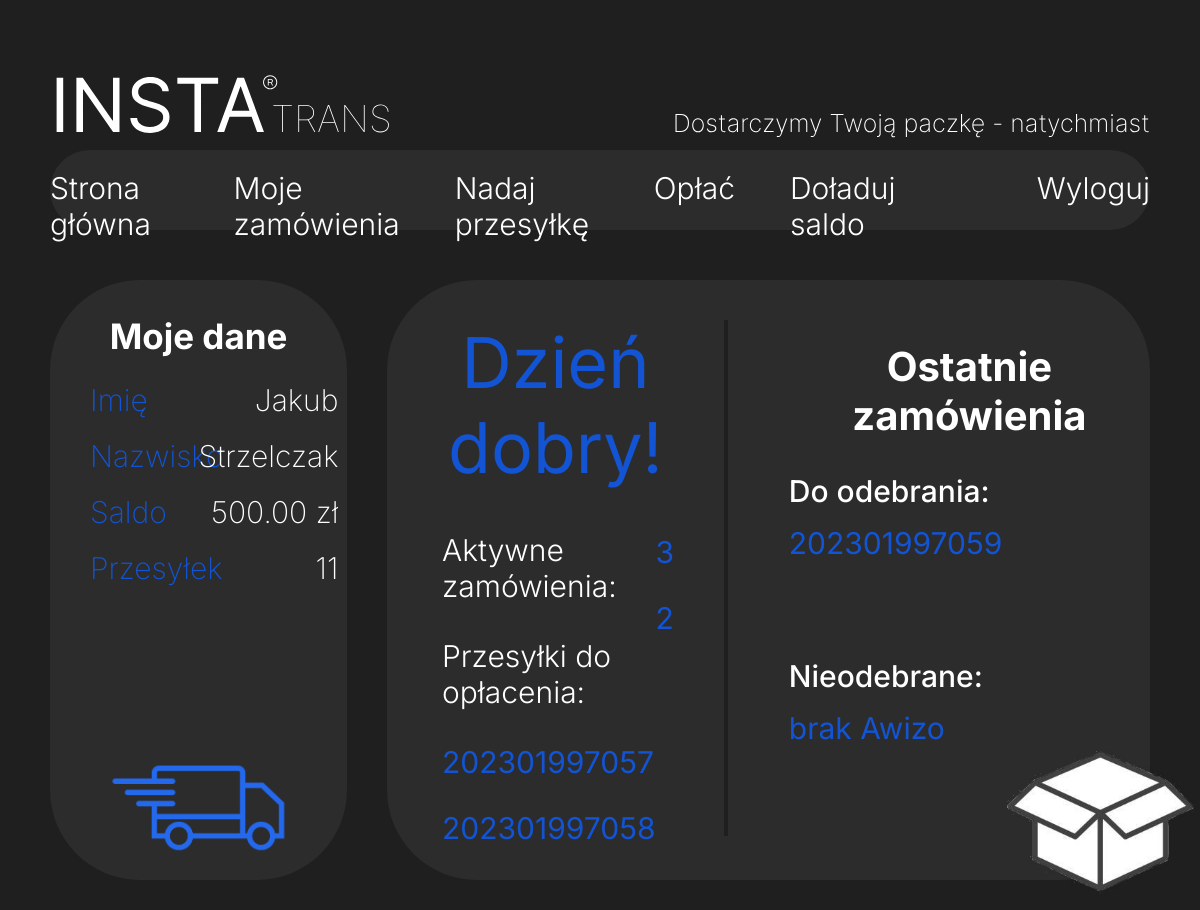
/pages/app.php (signed in), run on the app's committed database.
### tables this page shows
CREATE TABLE `orders` (
  `orderId` bigint(10) NOT NULL,
  `value` decimal(5,2) NOT NULL,
  `sendDate` varchar(10) NOT NULL,
  `nameFrom` varchar(30) NOT NULL,
  `idTo` int(11) NOT NULL,
  `addressFrom` varchar(50) NOT NULL,
  `addressTo` varchar(50) NOT NULL,
  `size` varchar(2) NOT NULL,
  `deliveryType` varchar(20) NOT NULL,
  `status` varchar(20) NOT NULL
);

### pages/app.php (the view, shortened to what this page needs)
<?php
    if(empty($_POST["login"]) && empty($_POST["password"])){
        $login_session = $_SESSION["login"];
        $connect = mysqli_connect('localhost', 'root', '', 'instaTrans');
    }
?>
<!DOCTYPE html>
<html lang="pl">
<head>
    <link rel="stylesheet" type="text/css" href="../styles/style.css">
</head>
<body>
    <div class="container">
        <div class="logo">
            <img src="../images/logo_app.svg" alt="Logo and slogan">
        </div>
        <nav>
            <div class="nav_button" onclick="main()">
                Strona główna
            </div>
            <div class="nav_button" onclick="order()">
                Moje zamówienia
            </div>
            <div class="nav_button" onclick="send()">
                Nadaj przesyłkę
            </div>
            <div class="nav_button" onclick="paid()">
                Opłać
            </div>
            <div class="nav_button" onclick="saldo()">
                Doładuj saldo
            </div>
            <div class="nav_button" style="margin-left: 70px;" onclick="logOut()">
                Wyloguj
            </div>
        </nav>
        <div class="panels">
            <div class="left_panel">
                <h3 class="lp_title">Moje dane</h3>
                <div class="my_data_position">
                    <div class="my_data_title">
                        <p>Imię</p>
                        <p>Nazwisko</p>
                        <p>Saldo</p>
                        <p>Przesyłek</p>
                    </div>
                    <div class="my_data">
                        <?php
                            $query_user_data = "SELECT users.name, users.lastName, saldos.value, (SELECT COUNT(*) FROM orders join accounts on orders.idTo = accounts.accountId WHERE accounts.username = '$login_session') as active_orders FROM users right join accounts on accounts.userId = users.userId left join saldos on saldos.saldoId = accounts.saldo WHERE accounts.username = '$login_session'";
                            $result_user_data = mysqli_query($connect, $query_user_data);
                            $row = mysqli_fetch_assoc($result_user_data);
                            echo '<p>' . $row["name"] . '</p>';
                            echo '<p>' . $row["lastName"] . '</p>';
                            echo '<p>' . $row["value"] . ' zł</p>';
                            echo '<p>' . $row["active_orders"] . '</p>';
                        ?>
                    </div>
                </div>
                <img src="../images/delivery.png" alt="delivery">
            </div>
            <div class = "right_panel_main">
                <div class="rpm_l_main">
                    <div class="rpm_l_main_title">
                        <h2>Dzień dobry!</h2>
                    </div>
                    <div class="rpm_l_main_position">
                        <div class="rpm_l_main_data_title">
                            <p>Aktywne zamówienia:</p>
                            <p>Przesyłki do opłacenia:</p>
                            <div class="rpm_l_main_data_order">
                                <?php
                                    $query_topaid_orders = "SELECT orderId, nameFrom FROM orders join accounts on orders.idTo = accounts.accountId WHERE accounts.username = '$login_session' AND orders.status = 'do_opłacenia'";
                                    $result_topaid_orders = mysqli_query($connect, $query_topaid_orders);
                                    if(mysqli_num_rows($result_topaid_orders)>0){
                                        $i = 1;
                                        while($row_topaid_orders = mysqli_fetch_row($result_topaid_orders)){
                                            echo '<p title="' . $row_topaid_orders[1] . '" id="nummer_topaid_orders_main_' . $i . '" onclick="toPaidOrdersMain(event)" class="no_overflow">' . $row_topaid_orders[0] . '</p>';
                                            $i++;
                                        }
                                    }
                                    else{
                                        echo '<p>brak zamówień do opłacenia</p>';
                                    }
                                ?>
                            </div>
                        </div>
                        <div class="rpm_l_main_data">
                            <?php
                                $query_active_orders = "SELECT COUNT(*) as numer FROM orders join accounts on orders.idTo = accounts.accountId WHERE accounts.username = '$login_session' AND orders.status in('wysłano', 'do_odebrania')";
                                $result_active_orders = mysqli_query($connect, $query_active_orders);
                                $row_active_orders = mysqli_fetch_assoc($result_active_orders);
                                echo '<p>' . $row_active_orders["numer"] . '</p>';
                            ?>
                            <?php
                                $query_topaid_orders_numer = "SELECT COUNT(*) as numer FROM orders join accounts on orders.idTo = accounts.accountId WHERE accounts.username = '$login_session' AND orders.status = 'do_opłacenia'";
                                $result_topaid_orders_numer = mysqli_query($connect, $query_topaid_orders_numer);
                                $row_topaid_orders_numer = mysqli_fetch_assoc($result_topaid_orders_numer);
                                echo '<p>' . $row_topaid_orders_numer["numer"] . '</p>';
                            ?>
                        </div>
                    </div>
                </div>
                <div class="rpm_r_main">
                    <div class="rpm_r_main_title">
                        <h2>Ostatnie zamówienia</h2>
                    </div>
                    <div class="rpm_r_main_pick_up">
                        <p class="pick_up_title">Do odebrania:</p>
                        <div class="pick_up_order">
                            <?php
                                $query_topickup_orders = "SELECT orderId, nameFrom FROM orders join accounts on orders.idTo = accounts.accountId WHERE accounts.username = '$login_session' AND orders.status = 'do_odebrania'";
                                $result_topickup_orders = mysqli_query($connect, $query_topickup_orders);
                                if(mysqli_num_rows($result_topickup_orders)>0){
                                    $e = 1;
                                    while($row_pickup_orders = mysqli_fetch_row($result_topickup_orders)){
                                        echo '<p title="' . $row_pickup_orders[1] . '" onclick="toPickUpOrdersMain(event)" id = "nummer_topickup_orders_main_'. $e. '" class="no_overflow">' . $row_pickup_orders[0] . '<p>';
                                        $e++;
                                    }
                                }
                                else{
                                    echo '<p>brak przesyłek do odebrania</p>';
                                }
                            ?>
                        </div>
                    </div>
                    <div class="rpm_r_main_pick_up">
                        <p class="pick_up_title">Nieodebrane:</p>
                        <div class="pick_up_order">
                            <?php
                                $query_awizo_orders = "SELECT orderId, nameFrom FROM orders join accounts on orders.idTo = accounts.accountId WHERE accounts.username = '$login_session' AND orders.status = 'awizo'";
                                $result_awizo_orders = mysqli_query($connect, $query_awizo_orders);
                                if(mysqli_num_rows($result_awizo_orders)>0){
                                    $f = 1;
                                    while($row_awizo_orders = mysqli_fetch_row($result_awizo_orders)){
                                        echo '<p title="' . $row_awizo_orders[1] . '" onclick="AwizoOrdersMain(event)" id = "nummer_awizo_orders_main_' . $f . '" class="no_overflow">' . $row_awizo_orders[0] . '<p>';
                                        $f++;
                                    }
                                }
                                else{
                                    echo '<p>brak Awizo</p>';
                                }
                            ?>
                        </div>
                    </div>
                    <img src="../images/packages.png" alt="package">
                </div>
            </div>
        </div>
    </div>
</body>
</html>

### styles/style.css (style rules this page uses)
body { padding: 0; margin: 0; background-color: #1f1f1f; font-family: "Inter"; }
.container { padding: 30px; padding-left: 50px; padding-right: 50px; }
.logo { display: flex; justify-content: center; padding: 0; margin-top: 30px; }
.logo img { padding: 0; width: 100%; height: 100%; }
nav { background-color: #2c2c2c; width: 100%; height: 80px; border-radius: 40px; display: flex; flex-direction: row; justify-content: center; gap: 5%; }
.nav_button { font-size: 30px; font-weight: 300; color: #ffffff; height: 36px; padding-top: 20px; }
.panels { display: flex; flex-direction: row; gap: 40px; }
.left_panel { width: 27%; height: 600px; background-color: #2c2c2c; border-radius: 90px; margin-top: 50px; display: flex; flex-direction: column; }
.left_panel img { scale: 0.58; margin-top: -10px; }
.lp_title { font-size: 35px; color: #ffffff; width: 100%; text-align: center; font-weight: bold; }
.my_data_position { height: 80%; width: 100%; display: flex; flex-direction: row; }
.my_data_title { display: flex; flex-direction: column; color: #1254d4; font-size: 30px; font-weight: 200; width: 50%; }
.my_data_title p { margin-top: -10px; margin-left: 40px; }
.my_data { display: flex; flex-direction: column; justify-content: right; justify-items: right; width: 50%; margin-right: 40px; }
.my_data p { color: #ffffff; font-size: 30px; font-weight: 200; margin-top: -10px; text-align: right; white-space: nowrap; text-overflow: ellipsis; overflow: hidden; }
.right_panel_main { width: 76%; height: 600px; background-color: #2c2c2c; border-radius: 90px; margin-top: 50px; display: flex; flex-direction: row; gap: 8%; display: flex; }
.rpm_l_main { width: 50%; border-right: solid 4px #1f1f1f; height: 86%; margin-top: 40px; }
.rpm_l_main_position { display: flex; flex-direction: row; margin-top: -20px; margin-left: 55px; }
.rpm_l_main h2 { font-size: 70px; font-weight: normal; color: #1254d4; text-align: center; margin-top: 0px; }
.rpm_l_main_data_title { display: flex; flex-direction: column; font-size: 30px; color: #ffffff; font-weight: 300; width: 90%; }
.rpm_l_main_data_title p { margin-top: 4px; }
.rpm_l_main_data { width: 30%; color: #1254d4; font-size: 30px; margin-top: -24px; }
.rpm_l_main_data_order { height: 50%; overflow: auto; color: #1254d4; }
.rpm_l_main_data_order p { overflow: auto; color: #1254d4; font-weight: normal; }
.rpm_r_main { height: 86%; }
.pick_up_title { font-size: 30px; color: #ffffff; font-weight: 500; }
.rpm_r_main_pick_up { height: 30%; }
.pick_up_order { height: 60%; overflow: auto; color: #1254d4; font-size: 30px; margin-top: -24px; }
.pick_up_order p { margin-top: 10px; }
.rpm_r_main h2 { font-size: 40px; font-weight: bold; color: #ffffff; text-align: center; margin-top: 17%; }
.rpm_r_main img { float: right; scale: 0.7; margin-top: -100px; margin-right: -100px; }
.no_overflow { white-space: nowrap; text-overflow: ellipsis; overflow: hidden; }

### data on the page
orders: orderId "202301997057"
orders: orderId "202301997058"
orders: orderId "202301997059"

### other printed values
$row["name"] "Jakub"
$row["lastName"] "Strzelczak"
$row["value"] "500.00"
$row["active_orders"] "11"
$row_active_orders["numer"] "3"
$row_topaid_orders_numer["numer"] "2"
